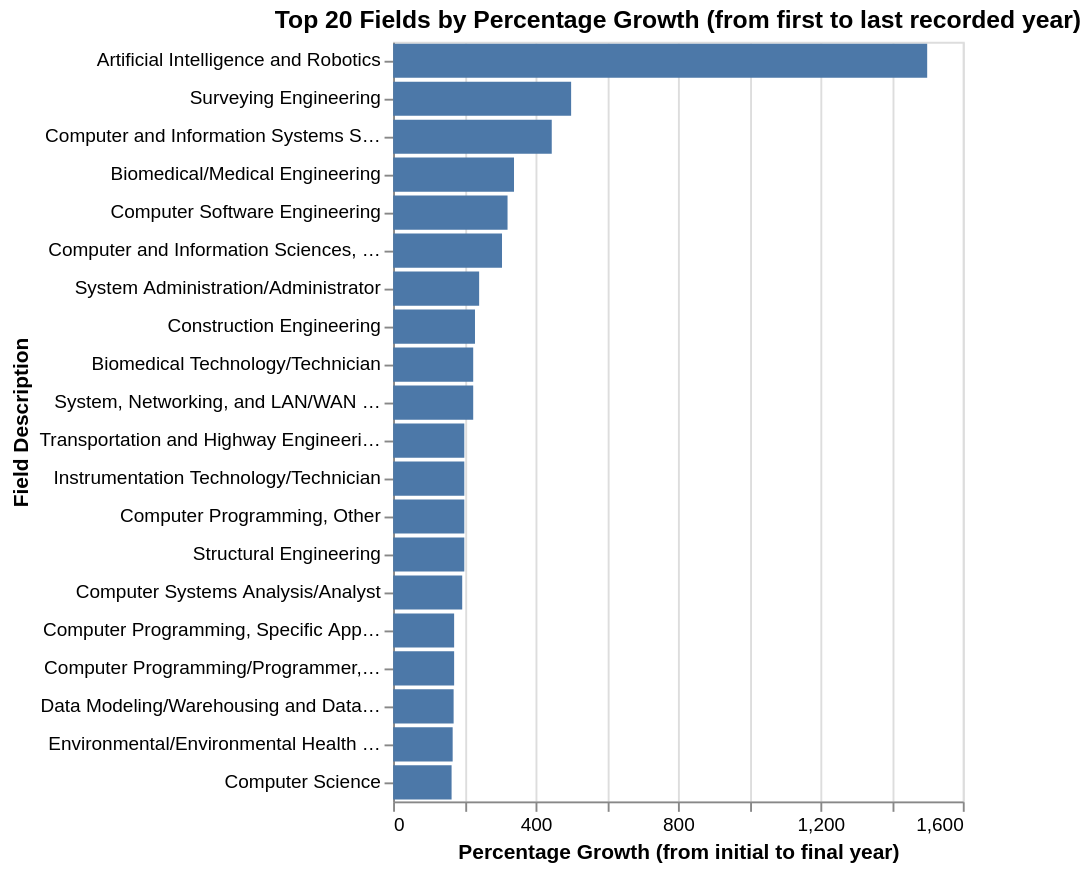

Notebook source saved alongside this figure:
### Code cell
import pandas as pd
import altair as alt

# Calculate growth for each description
growth_data = []

for desc in degrees_growth_data['Description'].unique():
    subset = degrees_growth_data[degrees_growth_data['Description'] == desc].sort_values('YEAR')

    if len(subset) > 1:
        first_year_data = subset.iloc[0]
        last_year_data = subset.iloc[-1]

        initial_degrees = first_year_data['Degrees_Awarded']
        final_degrees = last_year_data['Degrees_Awarded']
        initial_year = first_year_data['YEAR']
        final_year = last_year_data['YEAR']

        # Avoid division by zero for growth calculation
        if initial_degrees > 0:
            growth_percent = ((final_degrees - initial_degrees) / initial_degrees) * 100
            growth_data.append({
                'Description': desc,
                'Initial_Degrees': initial_degrees,
                'Final_Degrees': final_degrees,
                'Initial_Year': initial_year,
                'Final_Year': final_year,
                'Growth_Percent': growth_percent,
                'Years_Span': final_year - initial_year
            })
        elif final_degrees > 0: # If started at 0 but grew
            growth_data.append({
                'Description': desc,
                'Initial_Degrees': initial_degrees,
                'Final_Degrees': final_degrees,
                'Initial_Year': initial_year,
                'Final_Year': final_year,
                'Growth_Percent': float('inf'), # Represent as infinite growth
                'Years_Span': final_year - initial_year
            })

growth_df = pd.DataFrame(growth_data)

# Sort by growth percent to find the fastest growing
growth_df_sorted = growth_df.sort_values(by='Growth_Percent', ascending=False)

# Display the top 10 fastest growing fields
print("Top 10 Fastest Growing Fields:")
display(growth_df_sorted.head(10))

# Identify the fastest growing field
if not growth_df_sorted.empty:
    fastest_growing_field = growth_df_sorted.iloc[0]
    print(f"\nThe fastest growing field is: {fastest_growing_field['Description']} "
          f"with a growth of {fastest_growing_field['Growth_Percent']:.2f}% "
          f"(from {fastest_growing_field['Initial_Degrees']} degrees in {fastest_growing_field['Initial_Year']} "
          f"to {fastest_growing_field['Final_Degrees']} degrees in {fastest_growing_field['Final_Year']}).")
else:
    print("No growth data available.")


# Visualize the growth rates
# Filter out infinite growth for a meaningful bar chart, or handle it specially
chart_data = growth_df_sorted[growth_df_sorted['Growth_Percent'] != float('inf')].head(20)

bar_chart = alt.Chart(chart_data).mark_bar().encode(
    x=alt.X('Growth_Percent:Q', title='Percentage Growth (from initial to final year)'),
    y=alt.Y('Description:N', sort='-x', title='Field Description'),
    tooltip=[
        'Description:N',
        'Initial_Degrees:Q',
        'Final_Degrees:Q',
        'Initial_Year:O',
        'Final_Year:O',
        alt.Tooltip('Growth_Percent:Q', format='.2f', title='Growth %')
    ]
).properties(
    title='Top 20 Fields by Percentage Growth (from first to last recorded year)'
).interactive()

bar_chart

### Figure 1 — Vega specification as saved in the notebook (floating-point values rounded to 4 significant figures)
{"$schema": "https://vega.github.io/schema/vega/v5.json", "data": [{"name": "param_9_store"}, {"name": "source_0"}, {"name": "data_0", "values": [{"Description": "Artificial Intelligence and Robotics", "Final_Degrees": 32, "Final_Year": 2024, "Growth_Percent": 1500.0, "Growth_Percent_end": 1500.0, "Growth_Percent_start": 0.0, "Initial_Degrees": 2, "Initial_Year": 2010}, {"Description": "Surveying Engineering", "Final_Degrees": 12, "Final_Year": 2024, "Growth_Percent": 500.0, "Growth_Percent_end": 500.0, "Growth_Percent_start": 0.0, "Initial_Degrees": 2, "Initial_Year": 2005}, {"Description": "Computer and Information Systems Security", "Final_Degrees": 371, "Final_Year": 2024, "Growth_Percent": 445.6, "Growth_Percent_end": 445.6, "Growth_Percent_start": 0.0, "Initial_Degrees": 68, "Initial_Year": 2005}, {"Description": "Biomedical/Medical Engineering", "Final_Degrees": 211, "Final_Year": 2024, "Growth_Percent": 339.6, "Growth_Percent_end": 339.6, "Growth_Percent_start": 0.0, "Initial_Degrees": 48, "Initial_Year": 2000}, {"Description": "Computer Software Engineering", "Final_Degrees": 118, "Final_Year": 2024, "Growth_Percent": 321.4, "Growth_Percent_end": 321.4, "Growth_Percent_start": 0.0, "Initial_Degrees": 28, "Initial_Year": 2005}, {"Description": "Computer and Information Sciences, Other", "Final_Degrees": 69, "Final_Year": 2024, "Growth_Percent": 305.9, "Growth_Percent_end": 305.9, "Growth_Percent_start": 0.0, "Initial_Degrees": 17, "Initial_Year": 2005}, {"Description": "System Administration/Administrator", "Final_Degrees": 41, "Final_Year": 2024, "Growth_Percent": 241.7, "Growth_Percent_end": 241.7, "Growth_Percent_start": 0.0, "Initial_Degrees": 12, "Initial_Year": 2005}, {"Description": "Construction Engineering", "Final_Degrees": 33, "Final_Year": 2024, "Growth_Percent": 230.0, "Growth_Percent_end": 230.0, "Growth_Percent_start": 0.0, "Initial_Degrees": 10, "Initial_Year": 2005}, {"Description": "Biomedical Technology/Technician", "Final_Degrees": 13, "Final_Year": 2024, "Growth_Percent": 225.0, "Growth_Percent_end": 225.0, "Growth_Percent_start": 0.0, "Initial_Degrees": 4, "Initial_Year": 2000}, {"Description": "System, Networking, and LAN/WAN Management/Manager", "Final_Degrees": 13, "Final_Year": 2024, "Growth_Percent": 225.0, "Growth_Percent_end": 225.0, "Growth_Percent_start": 0.0, "Initial_Degrees": 4, "Initial_Year": 2005}, {"Description": "Transportation and Highway Engineering", "Final_Degrees": 3, "Final_Year": 2024, "Growth_Percent": 200.0, "Growth_Percent_end": 200.0, "Growth_Percent_start": 0.0, "Initial_Degrees": 1, "Initial_Year": 2000}, {"Description": "Instrumentation Technology/Technician", "Final_Degrees": 3, "Final_Year": 2024, "Growth_Percent": 200.0, "Growth_Percent_end": 200.0, "Growth_Percent_start": 0.0, "Initial_Degrees": 1, "Initial_Year": 2000}, {"Description": "Computer Programming, Other", "Final_Degrees": 9, "Final_Year": 2024, "Growth_Percent": 200.0, "Growth_Percent_end": 200.0, "Growth_Percent_start": 0.0, "Initial_Degrees": 3, "Initial_Year": 2005}, {"Description": "Structural Engineering", "Final_Degrees": 6, "Final_Year": 2024, "Growth_Percent": 200.0, "Growth_Percent_end": 200.0, "Growth_Percent_start": 0.0, "Initial_Degrees": 2, "Initial_Year": 2000}, {"Description": "Computer Systems Analysis/Analyst", "Final_Degrees": 50, "Final_Year": 2024, "Growth_Percent": 194.1, "Growth_Percent_end": 194.1, "Growth_Percent_start": 0.0, "Initial_Degrees": 17, "Initial_Year": 2000}, {"Description": "Computer Programming, Specific Applications", "Final_Degrees": 19, "Final_Year": 2024, "Growth_Percent": 171.4, "Growth_Percent_end": 171.4, "Growth_Percent_start": 0.0, "Initial_Degrees": 7, "Initial_Year": 2005}, {"Description": "Computer Programming/Programmer, General", "Final_Degrees": 76, "Final_Year": 2024, "Growth_Percent": 171.4, "Growth_Percent_end": 171.4, "Growth_Percent_start": 0.0, "Initial_Degrees": 28, "Initial_Year": 2000}, {"Description": "Data Modeling/Warehousing and Database Administration", "Final_Degrees": 27, "Final_Year": 2024, "Growth_Percent": 170.0, "Growth_Percent_end": 170.0, "Growth_Percent_start": 0.0, "Initial_Degrees": 10, "Initial_Year": 2005}, {"Description": "Environmental/Environmental Health Engineering", "Final_Degrees": 139, "Final_Year": 2024, "Growth_Percent": 167.3, "Growth_Percent_end": 167.3, "Growth_Percent_start": 0.0, "Initial_Degrees": 52, "Initial_Year": 2000}, {"Description": "Computer Science", "Final_Degrees": 999, "Final_Year": 2024, "Growth_Percent": 164.3, "Growth_Percent_end": 164.3, "Growth_Percent_start": 0.0, "Initial_Degrees": 378, "Initial_Year": 2000}]}, {"name": "source_0_y_domain_Description", "values": [{"Description": "Artificial Intelligence and Robotics", "sort_field": 1500.0}, {"Description": "Surveying Engineering", "sort_field": 500.0}, {"Description": "Computer and Information Systems Security", "sort_field": 445.6}, {"Description": "Biomedical/Medical Engineering", "sort_field": 339.6}, {"Description": "Computer Software Engineering", "sort_field": 321.4}, {"Description": "Computer and Information Sciences, Other", "sort_field": 305.9}, {"Description": "System Administration/Administrator", "sort_field": 241.7}, {"Description": "Construction Engineering", "sort_field": 230.0}, {"Description": "Biomedical Technology/Technician", "sort_field": 225.0}, {"Description": "System, Networking, and LAN/WAN Management/Manager", "sort_field": 225.0}, {"Description": "Transportation and Highway Engineering", "sort_field": 200.0}, {"Description": "Instrumentation Technology/Technician", "sort_field": 200.0}, {"Description": "Computer Programming, Other", "sort_field": 200.0}, {"Description": "Structural Engineering", "sort_field": 200.0}, {"Description": "Computer Systems Analysis/Analyst", "sort_field": 194.1}, {"Description": "Computer Programming, Specific Applications", "sort_field": 171.4}, {"Description": "Computer Programming/Programmer, General", "sort_field": 171.4}, {"Description": "Data Modeling/Warehousing and Database Administration", "sort_field": 170.0}, {"Description": "Environmental/Environmental Health Engineering", "sort_field": 167.3}, {"Description": "Computer Science", "sort_field": 164.3}]}], "signals": [{"name": "y_step", "value": 20}, {"name": "height", "update": "bandspace(domain('y').length, 0.1, 0.05) * y_step"}, {"name": "unit", "value": {}, "on": [{"events": "pointermove", "update": "isTuple(group()) ? group() : unit"}]}, {"name": "param_9", "update": "vlSelectionResolve(\"param_9_store\", \"union\")"}, {"name": "param_9_Growth_Percent", "on": [{"events": [{"source": "view", "type": "dblclick"}], "update": "null"}, {"events": {"signal": "param_9_translate_delta"}, "update": "panLinear(param_9_translate_anchor.extent_x, -param_9_translate_delta.x / width)"}, {"events": {"signal": "param_9_zoom_delta"}, "update": "zoomLinear(domain(\"x\"), param_9_zoom_anchor.x, param_9_zoom_delta)"}]}, {"name": "param_9_Description", "on": [{"events": [{"source": "view", "type": "dblclick"}], "update": "null"}, {"events": {"signal": "param_9_translate_delta"}, "update": "panLinear(param_9_translate_anchor.extent_y, param_9_translate_delta.y / height)"}, {"events": {"signal": "param_9_zoom_delta"}, "update": "zoomLinear(domain(\"y\"), param_9_zoom_anchor.y, param_9_zoom_delta)"}]}, {"name": "param_9_tuple", "on": [{"events": [{"signal": "param_9_Growth_Percent || param_9_Description"}], "update": "param_9_Growth_Percent && param_9_Description ? {unit: \"\", fields: param_9_tuple_fields, values: [param_9_Growth_Percent,param_9_Description]} : null"}]}, {"name": "param_9_tuple_fields", "value": [{"field": "Growth_Percent", "channel": "x", "type": "R"}, {"field": "Description", "channel": "y", "type": "E"}]}, {"name": "param_9_translate_anchor", "value": {}, "on": [{"events": [{"source": "scope", "type": "pointerdown"}], "update": "{x: x(unit), y: y(unit), extent_x: domain(\"x\"), extent_y: domain(\"y\")}"}]}, {"name": "param_9_translate_delta", "value": {}, "on": [{"events": [{"source": "window", "between": [{"source": "scope", "type": "pointerdown"}, {"source": "window", "type": "pointerup"}], "consume": true, "type": "pointermove"}], "update": "{x: param_9_translate_anchor.x - x(unit), y: param_9_translate_anchor.y - y(unit)}"}]}, {"name": "param_9_zoom_anchor", "on": [{"events": [{"source": "scope", "type": "wheel", "consume": true}], "update": "{x: invert(\"x\", x(unit)), y: invert(\"y\", y(unit))}"}]}, {"name": "param_9_zoom_delta", "on": [{"events": [{"source": "scope", "type": "wheel", "consume": true}], "update": "pow(1.001, event.deltaY * pow(16, event.deltaMode))", "force": true}]}, {"name": "param_9_modify", "on": [{"events": {"signal": "param_9_tuple"}, "update": "modify(\"param_9_store\", param_9_tuple, true)"}]}], "marks": [{"type": "rect", "name": "marks", "from": {"data": "data_0"}, "encode": {"update": {"tooltip": {"signal": "{\"Description\": isValid(datum[\"Description\"]) ? datum[\"Description\"] : \"\"+datum[\"Description\"], \"Initial_Degrees\": format(datum[\"Initial_Degrees\"], \"\"), \"Final_Degrees\": format(datum[\"Final_Degrees\"], \"\"), \"Initial_Year\": isValid(datum[\"Initial_Year\"]) ? datum[\"Initial_Year\"] : \"\"+datum[\"Initial_Year\"], \"Final_Year\": isValid(datum[\"Final_Year\"]) ? datum[\"Final_Year\"] : \"\"+datum[\"Final_Year\"], \"Growth %\": format(datum[\"Growth_Percent\"], \".2f\")}"}, "y": {"field": "Description", "scale": "y"}, "height": {"signal": "max(0.25, bandwidth('y'))"}, "fill": {"value": "#4c78a8"}, "x2": {"field": "Growth_Percent_start", "scale": "x"}, "x": {"field": "Growth_Percent_end", "scale": "x"}}}, "clip": true, "style": ["bar"], "interactive": true}], "scales": [{"name": "x", "type": "linear", "domain": {"data": "data_0", "fields": ["Growth_Percent_start", "Growth_Percent_end"]}, "range": [0, {"signal": "width"}], "zero": true, "domainRaw": {"signal": "param_9[\"Growth_Percent\"]"}, "nice": true}, {"name": "y", "type": "band", "domain": {"data": "source_0_y_domain_Description", "field": "Description", "sort": {"op": "max", "field": "sort_field", "order": "descending"}}, "range": {"step": {"signal": "y_step"}}, "paddingInner": 0.1, "paddingOuter": 0.05}], "axes": [{"scale": "x", "domain": false, "grid": true, "minExtent": 0, "zindex": 0, "aria": false, "tickCount": {"signal": "ceil(width/40)"}, "orient": "bottom", "labels": false, "ticks": false, "gridScale": "y", "maxExtent": 0}, {"scale": "x", "tickCount": {"signal": "ceil(width/40)"}, "orient": "bottom", "grid": false, "labelOverlap": true, "title": "Percentage Growth (from initial to final year)", "zindex": 0, "labelFlush": true}, {"scale": "y", "title": "Field Description", "zindex": 0, "orient": "left", "grid": false}], "title": {"text": "Top 20 Fields by Percentage Growth (from first to last recorded year)", "frame": "group"}, "background": "white", "padding": 5, "width": 300, "style": "cell"}
